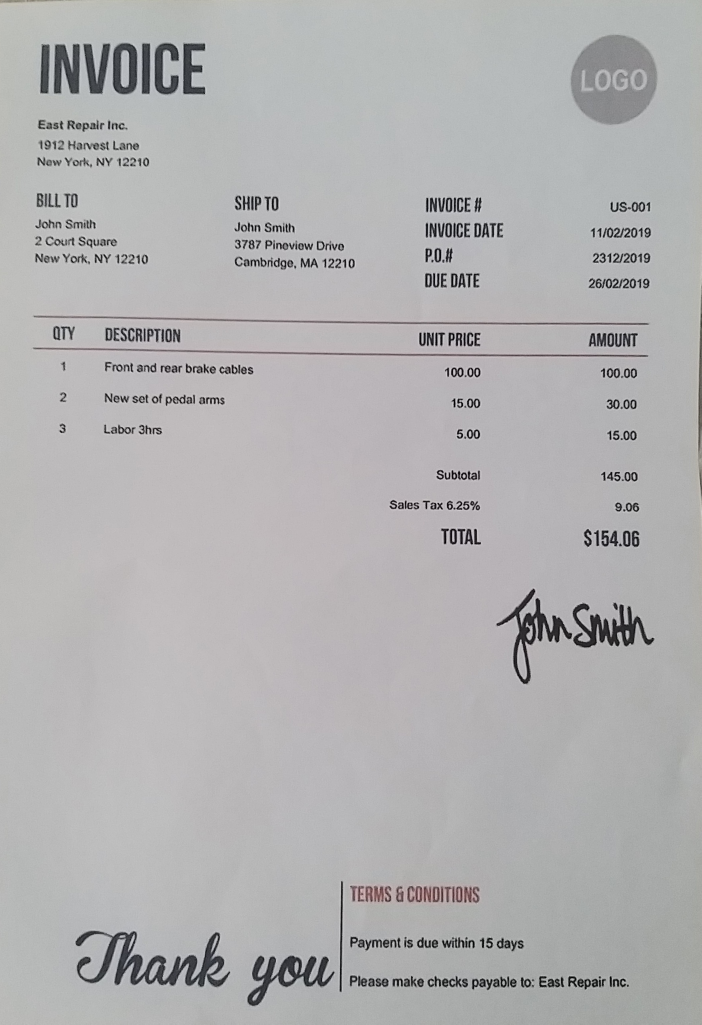
#> input picture data/in.jpg, 3507 x 5121 px (shown at 1/5 size)
$ python table2.py
#> lines starting #> are read from the running program, lines starting #| are printed output that depends on the picture; after the words box and inside, x2 and y2 are one past the last pixel; in counts of white or black regions, pixels touching at a corner belong together
import os
import cv2
import numpy as np
import pandas as pd
import matplotlib.pyplot as plt

try:
    from PIL import Image
except ImportError:
    import Image
import pytesseract
import time


# [74 lines left out: functions pre_process_image, find_text_boxes, find_table_in_boxes, build_lines, sort_contours, not called in this run]


if __name__ == '__main__':
    file = 'data/in.jpg'
    imgs = cv2.imread(file)
#> imgs is the input picture: shape (5121, 3507, 3); mean B, G, R 177.6, 176.8, 177.4
    new_size = (750, 1061)
    imgs = cv2.resize(imgs, new_size)
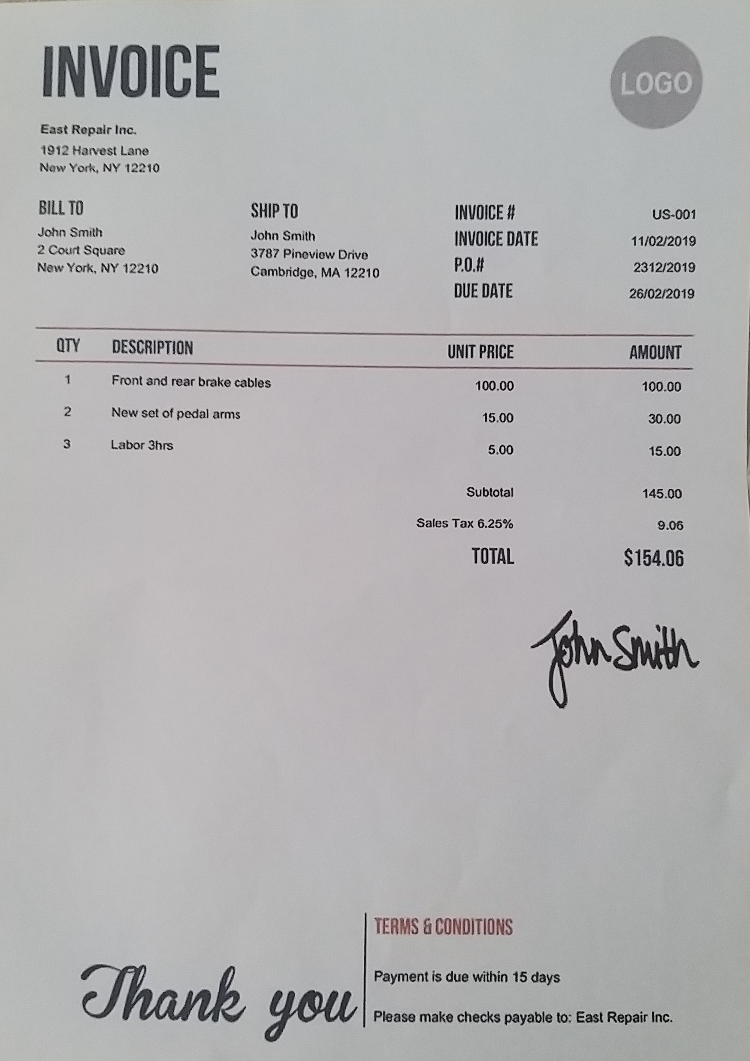
#> imgs: shape (1061, 750, 3); mean B, G, R 177.5, 176.7, 177.3
    imgs = cv2.convertScaleAbs(imgs, alpha=1.5, beta=10)
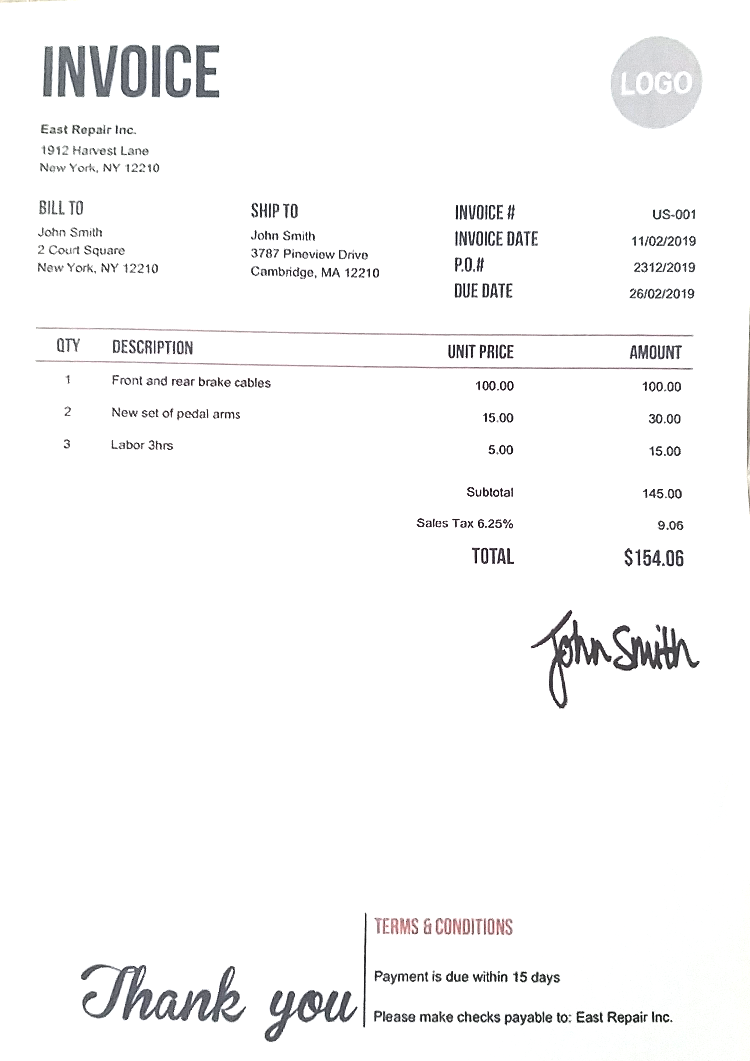
#> imgs: shape (1061, 750, 3); mean B, G, R 248.6, 248.4, 248.5

    aligned_img = imgs

    aligned_img_grey = cv2.cvtColor(aligned_img, cv2.COLOR_BGR2GRAY)
    aligned_img_threshold = cv2.threshold(aligned_img_grey, 110, 255, cv2.THRESH_BINARY | cv2.THRESH_OTSU)[1]
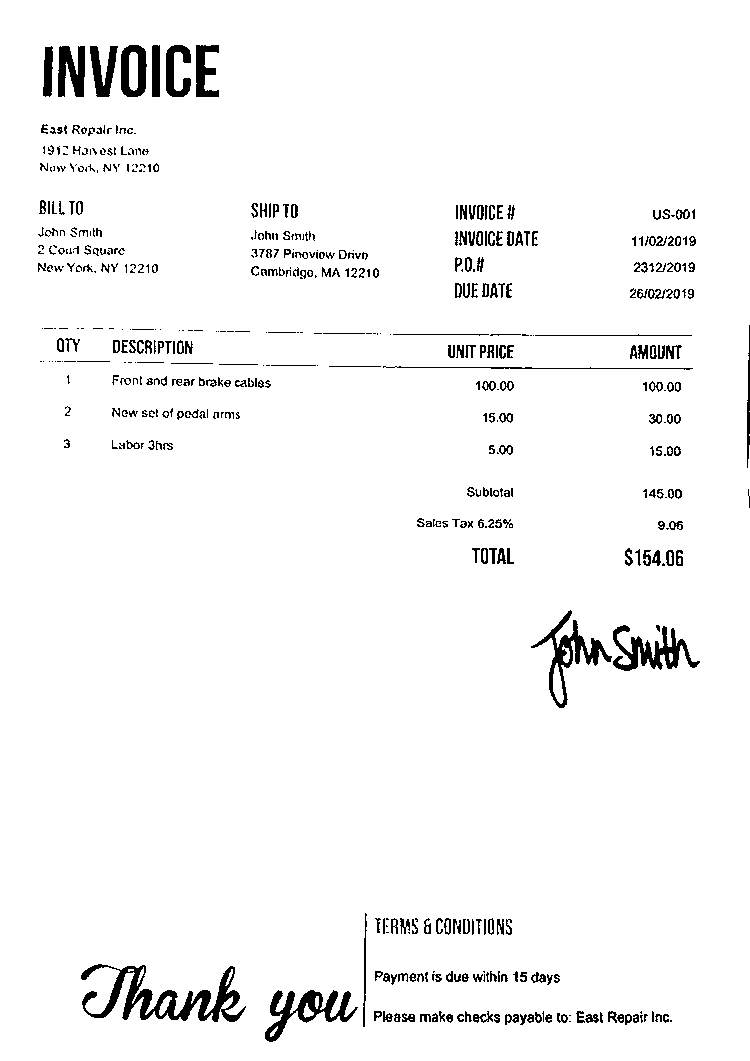
#> aligned_img_threshold: shape (1061, 750); 96.4% white; 511 black regions (183 under 20 px), largest, box (x1, y1, x2, y2) and area: (81, 964, 246, 1022) 3137, (265, 990, 358, 1042) 1632, (531, 610, 612, 708) 1600
    entity_roi = [
        [(35, 220), (190, 250), 'text', 'Bill To'],
        [(30, 240), (205, 330), 'text', 'Bill To Address'],
        [(250, 220), (400, 250), 'text', 'Ship To'],
        [(250, 240), (420, 330), 'text', 'Ship To Address'],
        [(600, 230), (700, 230), 'text', 'InVoice No'],
        [(600, 240), (700, 260), 'text', 'Invoice Date'],
        [(600, 250), (700, 290), 'text', 'PO Number'],
        [(600, 260), (700, 320), 'text', 'Due Date'],
        [(700, 540), (700, 600), 'text', 'Total']
    ]

    aligned_img_show = aligned_img_threshold.copy()
    aligned_img_mask = np.zeros_like(aligned_img_show)

    entity_type = []
    entity_name = []
    entity_value = []

    for roi in entity_roi:
        top_left_x = roi[0][0]
        top_left_y = roi[0][1]
        bottom_right_x = roi[1][0]
        bottom_right_y = roi[1][1]
        cv2.rectangle(aligned_img_mask, (top_left_x, top_left_y), (bottom_right_x, bottom_right_y), (0, 0, 255),
                      cv2.FILLED)
        aligned_img_show = cv2.addWeighted(aligned_img_show, 0.99, aligned_img_mask, 0.1, 0)

        img_cropped = aligned_img_threshold[top_left_y:bottom_right_y, top_left_x:bottom_right_x]

        cv2.imshow('Masked Image', img_cropped)
        cv2.waitKey(0)
        custom_config = r'--oem 3 --psm 6'
#> (the run stopped early here; a loop or call above may not have finished)
